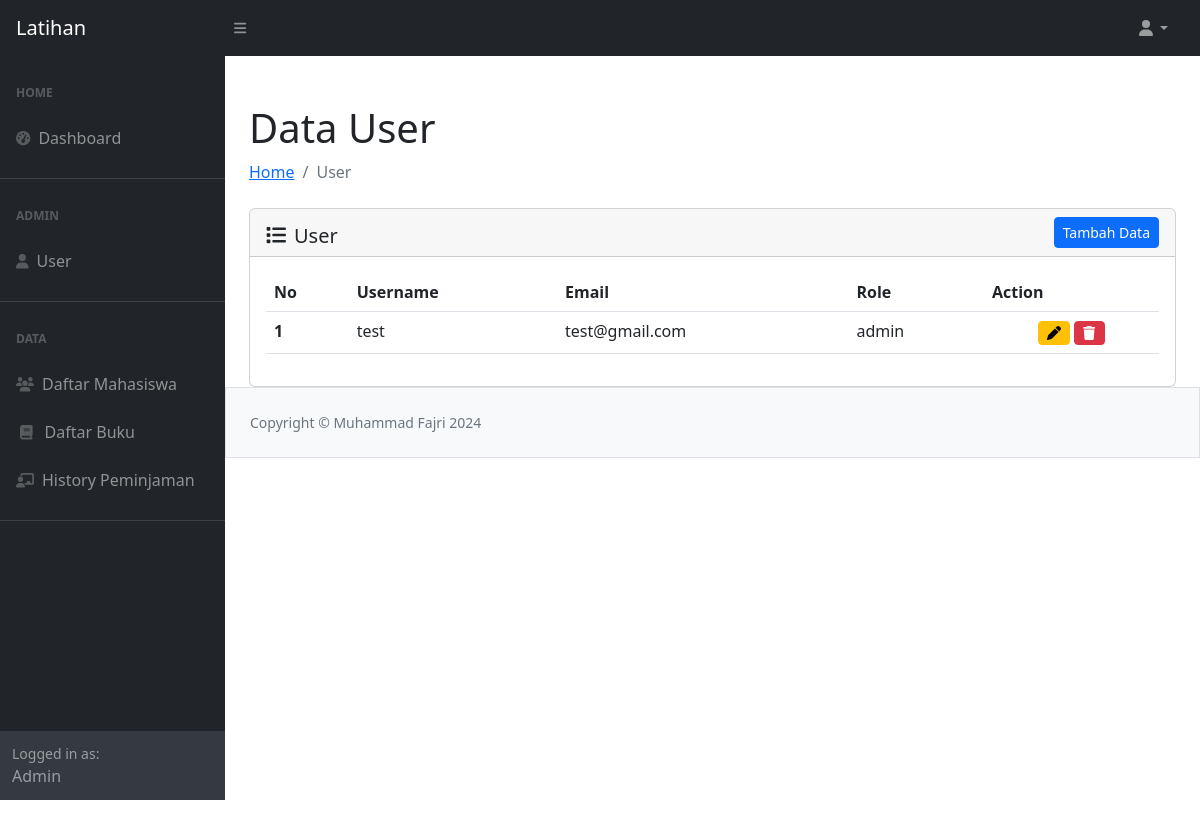
The page /latihan/user/datauser.php on the database its author committed.
### tables this page shows
CREATE TABLE `user` (
  `username` varchar(21) NOT NULL,
  `email` varchar(40) NOT NULL,
  `password` varchar(256) NOT NULL,
  `role` text NOT NULL
);

### latihan/koneksi.php (called while the page is built, shortened)
<?php
$main_url = "http://localhost/latihan/";
?>

### latihan/user/datauser.php (the view, shortened to what this page needs)
<?php
require_once "../koneksi.php";
require_once "../template/header.php";
require_once "../template/navbar.php";
require_once "../template/sidebar.php";
?>
<div id="layoutSidenav_content">
    <main>
        <div class="container-fluid px-4">
            <h1 class="mt-4">Data User</h1>
            <ol class="breadcrumb mb-4">
                <li class="breadcrumb-item"><a href="../index.php"> Home </a></li>
                <li class="breadcrumb-item active">User</li>
            </ol>
            <div class="card">
                <div class="card-header">
                    <span class="h5 my-2"><i class="fa-solid fa-list me-2 mt-2"></i>User</span>
                    <a href="<?= $main_url ?>user/add-user.php" class="btn btn-sm btn-primary float-end">Tambah Data</a>
                </div>
                <div class="card-body" >
                    <table class="table table-hover" id="datatablesSimple">
                        <thead>
                            <tr>
                                <th scope="col">No</th>
                                <th scope="col">Username</th>
                                <th scope="col">Email</th>
                                <th scope="col">Role</th>
                                <th scope="col">Action</th>
                            </tr>
                        </thead>
                        <tbody>
                            <?php
                            $no = 1;
                            $queryUser = mysqli_query($koneksi, "SELECT * FROM user");
                            while ($data = mysqli_fetch_array($queryUser)) { ?>
                                <tr>
                                    <th scope="row"><?= $no++ ?></th>
                                    <td><?= $data['username'] ?></td>
                                    <td><?= $data['email'] ?></td>
                                    <td><?= $data['role'] ?></td>
                                    <td align="center">
                                        <a href="edit-user.php?username=<?= $data['username']?>" class="btn btn-sm btn-warning"><i class="fa-solid fa-pen" title="Update Data"></i> </a>
                                        <a href="hapus-user.php?username=<?= $data['username']?>" class="btn btn-sm btn-danger" title="Hapus Data" onclick = "return confirm('Anda yakin ingin menghapus data ini?')"><i class="fa-solid fa-trash" ></i> </a>
                                    </td>
                                </tr>
                            <?php } ?>
                        </tbody>
                    </table>
                </div>
            </div>
        </div>
        <?php
        require_once "../template/footer.php";
        ?>

### rows shown on the page
user: username "test", email "test@gmail.com", role "admin"
